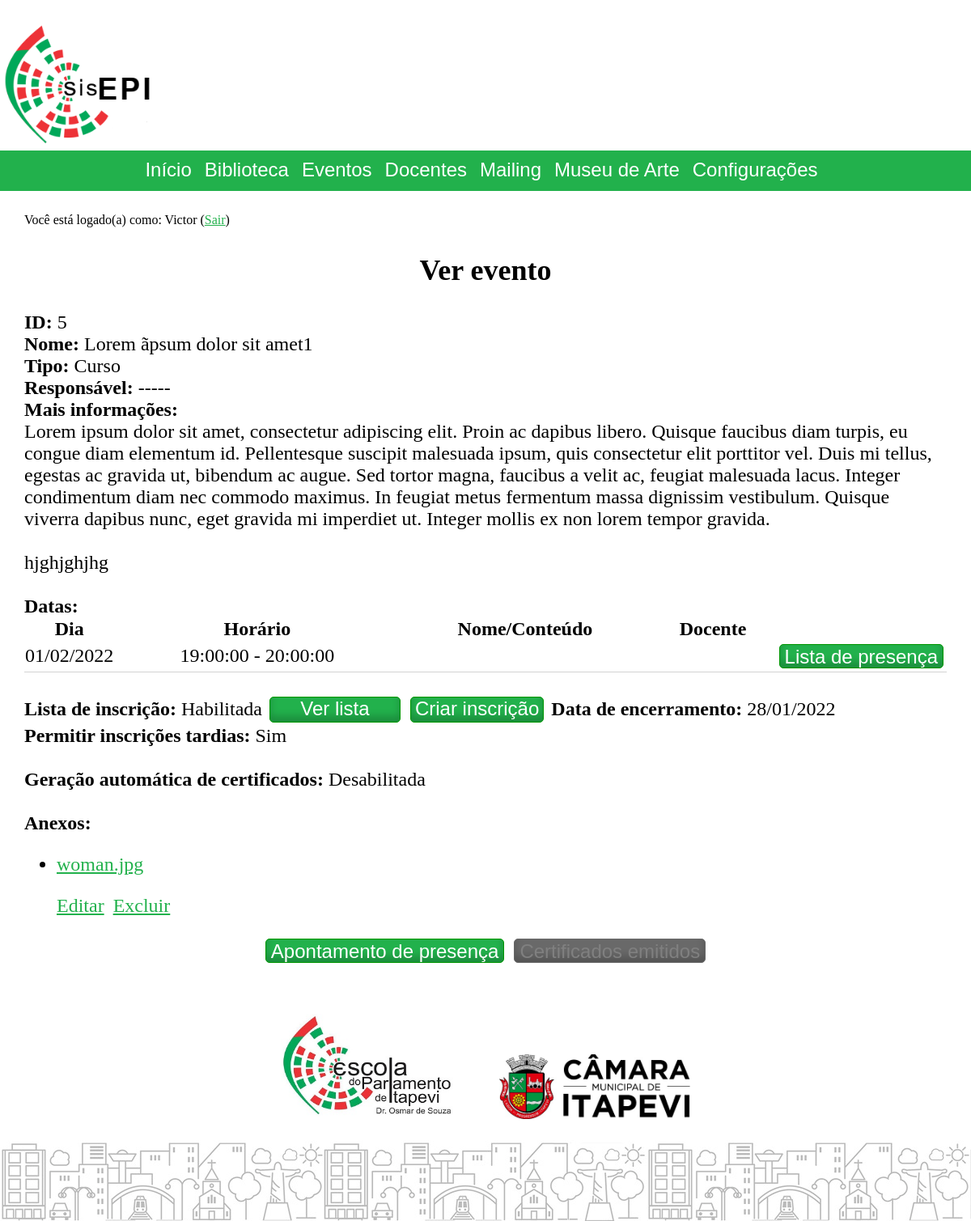
Before: /index.php?cont=events&action=view&id=5 (signed in) with the older database file.
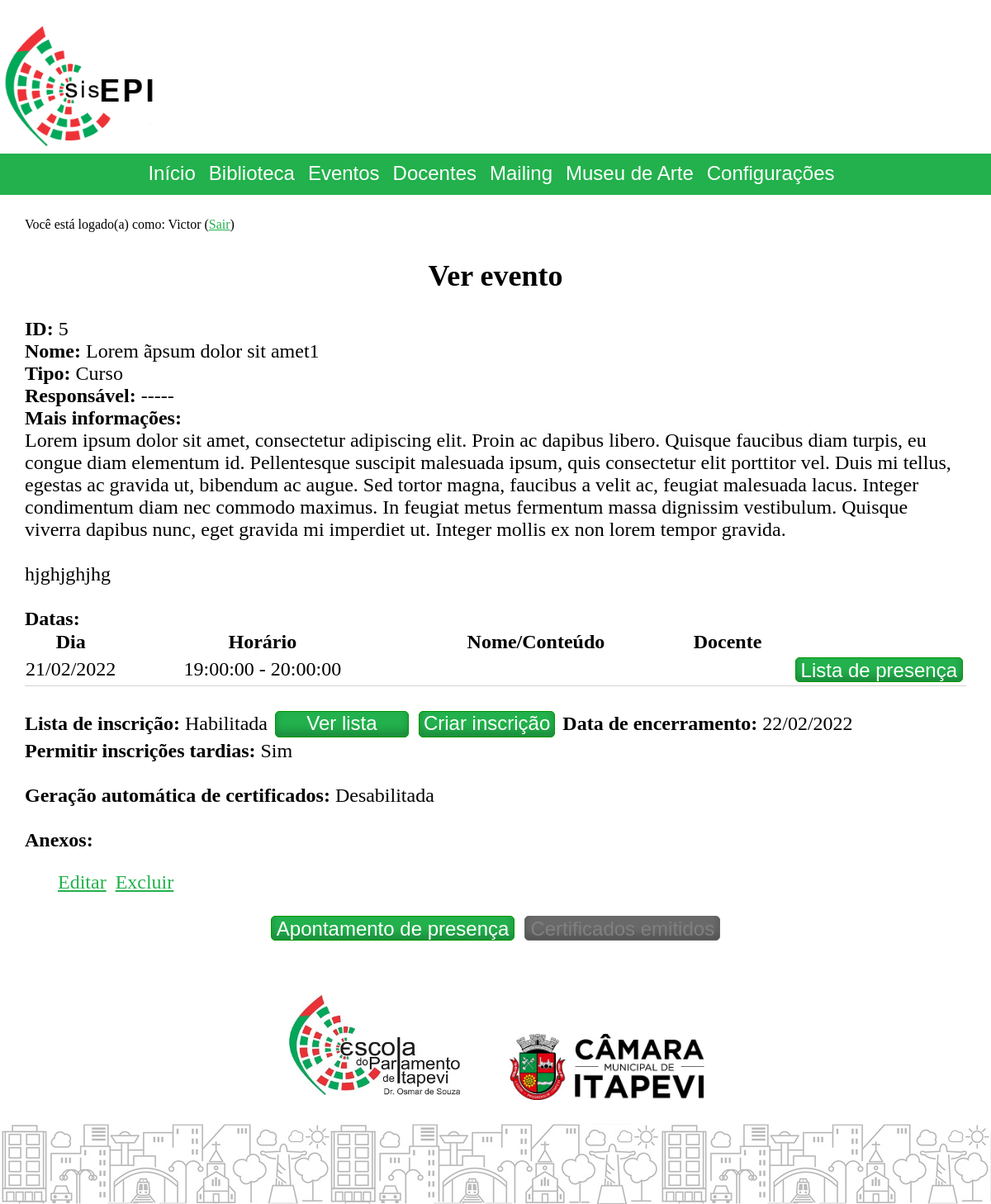
After: the same page with the newer database file.
### tables this page shows
CREATE TABLE `eventdates` (
  `id` int UNSIGNED NOT NULL,
  `date` date NOT NULL,
  `beginTime` time NOT NULL,
  `endTime` time DEFAULT NULL,
  `name` varchar(120) DEFAULT NULL,
  `professorId` int UNSIGNED DEFAULT NULL,
  `presenceListNeeded` tinyint(1) DEFAULT NULL,
  `presenceListPassword` varchar(80) NOT NULL,
  `eventId` int UNSIGNED NOT NULL
);

CREATE TABLE `events` (
  `id` int UNSIGNED NOT NULL,
  `name` varchar(120) DEFAULT 'Evento sem nome',
  `typeId` int NOT NULL,
  `subscriptionListNeeded` tinyint(1) DEFAULT NULL,
  `subscriptionListClosureDate` date DEFAULT NULL,
  `maxSubscriptionNumber` int DEFAULT NULL,
  `allowLateSubscriptions` tinyint(1) NOT NULL DEFAULT '0',
  `posterImageAttachmentFileName` varchar(120) DEFAULT NULL,
  `responsibleForTheEvent` varchar(120) DEFAULT NULL,
  `moreInfos` mediumtext,
  `certificateText` varchar(500) DEFAULT NULL,
  `certificateBgFile` varchar(255) DEFAULT NULL
);

CREATE TABLE `eventattachments` (
  `id` int UNSIGNED NOT NULL,
  `eventId` int UNSIGNED NOT NULL,
  `fileName` varchar(120) NOT NULL
);

CREATE TABLE `enums` (
  `type` varchar(10) NOT NULL,
  `id` int UNSIGNED NOT NULL,
  `value` varchar(120) NOT NULL
);

### model/database/events.database.php (called while the page is built, shortened)
<?php
require_once("database.php");
function getSingleEvent($id , $optConnection = null)
{
	$conn = $optConnection ? $optConnection : createConnectionAsEditor();
	$row = null;
	if($stmt = $conn->prepare("select events.*, enums.value as 'typeName'
	from events
	right join enums on enums.type = 'EVENT' and enums.id = events.typeId
	where events.id = ?"))
	{
		$stmt->bind_param("i", $id);
		$stmt->execute();
		$result = $stmt->get_result();
		if ($result->num_rows > 0)
		{
			$row = $result->fetch_assoc();
		}
	}
	return $row;
}
function getEventDates($eventId , $optConnection = null)
{
	$__cryptoKey = getCryptoKey();
	$conn = $optConnection ? $optConnection : createConnectionAsEditor();
	$dataRows = null;
	if($stmt = $conn->prepare("SELECT eventdates.* , aes_decrypt(professors.name,'$__cryptoKey') as 'professorName' FROM eventdates LEFT JOIN professors ON (eventdates.professorId = professors.id) WHERE eventdates.eventId = ? ORDER BY eventdates.date ASC"))
	{
		$stmt->bind_param("i", $eventId);
		$stmt->execute();
		$result = $stmt->get_result();
		if ($result->num_rows > 0)
		{
			$dataRows = [];
			while ($row = $result->fetch_assoc())
			{
				array_push($dataRows, $row);
			}
		}
	}
	return $dataRows;
}
function getEventAttachments($eventId , $optConnection = null)
{
	$conn = $optConnection ? $optConnection : createConnectionAsEditor();
	$dataRows = null;
	if($stmt = $conn->prepare("select * from eventattachments where eventId = ?"))
	{
		$stmt->bind_param("i", $eventId);
		$stmt->execute();
		$result = $stmt->get_result();
		if ($result->num_rows > 0)
		{
			$dataRows = [];
			while ($row = $result->fetch_assoc())
			{
				array_push($dataRows, $row);
			}
		}
	}
	return $dataRows;
}
function getFullEvent($id)
{
	$conn = createConnectionAsEditor();
	$singleEventDataRows = getSingleEvent($id, $conn);
	$eventdatesDataRows = getEventDates($id, $conn);
	$eventattachmentsDataRows = getEventAttachments($id, $conn);
	$output = [];
	$output["event"] = $singleEventDataRows;
	$output["eventdates"] = $eventdatesDataRows;
	$output["eventattachments"] = $eventattachmentsDataRows;
	return $output;
}

### model/Event.EventDate.EventAttachment.class.php (called while the page is built, shortened)
<?php
require_once("database/events.database.php");
class Event
{
	public function __construct($id)
	{
		if ($id === "new")
			$this->buildEmptyObject();
		else
			$this->buildObject($id);
	}
	private function buildObject($id)
	{
		$eventFullData = getFullEvent($id);
	}
}

### controller/events.controller.php (called while the page is built, shortened)
<?php
require_once("model/database/events.database.php");
require_once("model/Event.EventDate.EventAttachment.class.php");
final class events extends BaseController
{
	public function view()
	{
		$eventId = isset($_GET['id']) && is_numeric($_GET['id']) ? $_GET['id'] : 0;
		try
		{
			$eventObject = new Event($eventId);
		}
		catch (Exception $e)
		{
			$eventObject = null;
			$this->pageMessages[] = $e->getMessage();
		}
	}
}

### model/database/database.php (called while the page is built, shortened)
<?php
function getDatabaseConfig()
{
	$configs = parse_ini_file($_SERVER['DOCUMENT_ROOT'] . "/sisepi_config.ini");
	return $configs;
}
function getCryptoKey()
{
	return !empty(getenv("CRYPTO_KEY")) ? getenv("CRYPTO_KEY") : getDatabaseConfig()['crypto'];
}

### includes/URL/URLGenerator.php (called while the page is built, shortened)
<?php
abstract class URLGenerator
{
	private static function appendQueryString($queryString = null, $directFileAccess = false)
	{
		$qsFinal = "";
		if (is_string($queryString))
			$qsFinal = $queryString;
		else if (is_array($queryString))
			$qsFinal = http_build_query($queryString);
		if (!empty($qsFinal))
			return self::useFriendlyURL || $directFileAccess ? "?$qsFinal" : "&$qsFinal";
		else
			return "";
	}
	public static function generateSystemURL($controller, $action = "home", $id = null, $queryString = null)
	{
		$url = self::useFriendlyURL ? self::URLBase . "/$controller/$action" : self::URLBase . "/index.php?cont=$controller&action=$action";
		if (!empty($id))
			$url .= self::useFriendlyURL ? "/$id" : "&id=$id";
		$url .= self::appendQueryString($queryString);
		return $url;
	}
	public static function generateFileURL($pathFromBaseURL = null, $queryString = null)
	{
		$fileBaseFriendly = self::URLBase . '/file';
		$fileBaseUnfriendly = self::URLBase;
		$url = (self::useFriendlyURL ? $fileBaseFriendly : $fileBaseUnfriendly) . (!empty($pathFromBaseURL) ? "/$pathFromBaseURL" : "") . self::appendQueryString($queryString, true);
		return $url;
	}
}

### view/events.view.view.php (the view, shortened to what the changed rows need)
<?php if($eventObj !== null) { ?>
<div class="viewDataFrame">
	<label>ID: </label><?php echo $eventObj->id; ?> <br/>
	<label>Nome: </label><?php echo hsc($eventObj->name); ?> <br/>
	<label>Tipo: </label><?php echo $eventObj->typeName; ?> <br/>
	<label>Responsável: </label><?php echo hsc($eventObj->responsibleForTheEvent); ?> <br/>
	<label>Mais informações: </label><div><?php echo nl2br(hsc($eventObj->moreInfos)); ?></div> <br/>
	<label>Datas: </label>
	<table>
		<thead>
			<tr>
				<th>Dia</th>
				<th>Horário</th>
				<th>Nome/Conteúdo</th>
				<th>Docente</th>
				<th></th>
			</tr>
		</thead>
		<tbody>
			<?php foreach ($eventObj->dates as $d)
			{
				$formatedDate = date_format(date_create($d->date), "d/m/Y");
				echo '<tr><td class="shrinkCell">' . $formatedDate . '</td><td class="centControl">' . $d->beginTime . " - " . $d->endTime . "</td><td>" . hsc($d->name) . "</td><td>" . hsc($d->professorName) . '</td><td class="shrinkCell"><button class="btnViewPresenceList" data-eventDateId="' . $d->id . '" ' . ((!$d->presenceListNeeded) ? 'disabled="disabled"' : '') . '>Lista de presença</button></td></tr>';
			}
			?>
		</tbody>
	</table>
	<br/>
	<label>Lista de inscrição: </label><?php echo ($eventObj->subscriptionListNeeded) ? "Habilitada" : "Desabilitada"; ?>
	<?php if ($eventObj->subscriptionListNeeded) { ?>
		<a class="linkButton" href="<?php echo URL\URLGenerator::generateSystemURL("events2", "viewsubscriptionlist", null, [ 'eventId' => $eventObj->id ]); ?>">Ver lista</a>
		<a class="linkButton" href="<?php echo URL\URLGenerator::generateSystemURL("events3", "subscribe", null, [ 'eventId' => $eventObj->id ]); ?>">Criar inscrição</a>
		<label>Data de encerramento: </label><?php echo date_format(date_create($eventObj->subscriptionListClosureDate),"d/m/Y");?> <br/>
	<label>Permitir inscrições tardias: </label><?php echo ($eventObj->allowLateSubscriptions ? "Sim" : "Não"); ?>
	<?php } ?>	<br/>
	<br/>
	<label>Geração automática de certificados: </label><?php echo ($eventObj->certificateText !== null) ? "Habilitada" : "Desabilitada"; ?><br/>
	<br/>
	<label>Anexos: </label>
	<div>
		<ul>
		<?php
		$attachsPath = URL\URLGenerator::generateFileURL("uploads/events/" . $eventObj->id . "/");
		foreach ($eventObj->attachments as $a)
		{
			echo '<li><a href="' . $attachsPath . $a->fileName . '">' . $a->fileName . "</a></li>";
		}
		?>
		</ul>
	</div>
	<div class="editDeleteButtonsFrame">
		<ul>
			<li><a id="linkEdit" href="<?php echo URL\URLGenerator::generateSystemURL("events", "edit", $eventObj->id); ?>">Editar</a></li>
			<li><a id="linkDelete" href="<?php echo URL\URLGenerator::generateSystemURL("events", "delete", $eventObj->id); ?>">Excluir</a></li>
		</ul>
	</div>
	<div class="centControl">
		<button id="btnShowPresenceApps" data-eventId="<?php echo $eventObj->id; ?>">Apontamento de presença</button>
		<button id="btnShowCertificates" data-eventId="<?php echo $eventObj->id; ?>" <?php echo ($eventObj->certificateText !== null) ? "" : 'disabled="disabled"' ?>>Certificados emitidos</button>
	</div>
</div>
<?php } else { ?>
<p>Registro não localizado.</p>
<?php } ?>

Changed rows visible on the page:
removed eventattachments: fileName "woman.jpg"
changed events "Lorem ãpsum dolor sit amet1": subscriptionListClosureDate "28/01/2022" → "22/02/2022"
changed eventdates: date "01/02/2022" → "21/02/2022"
